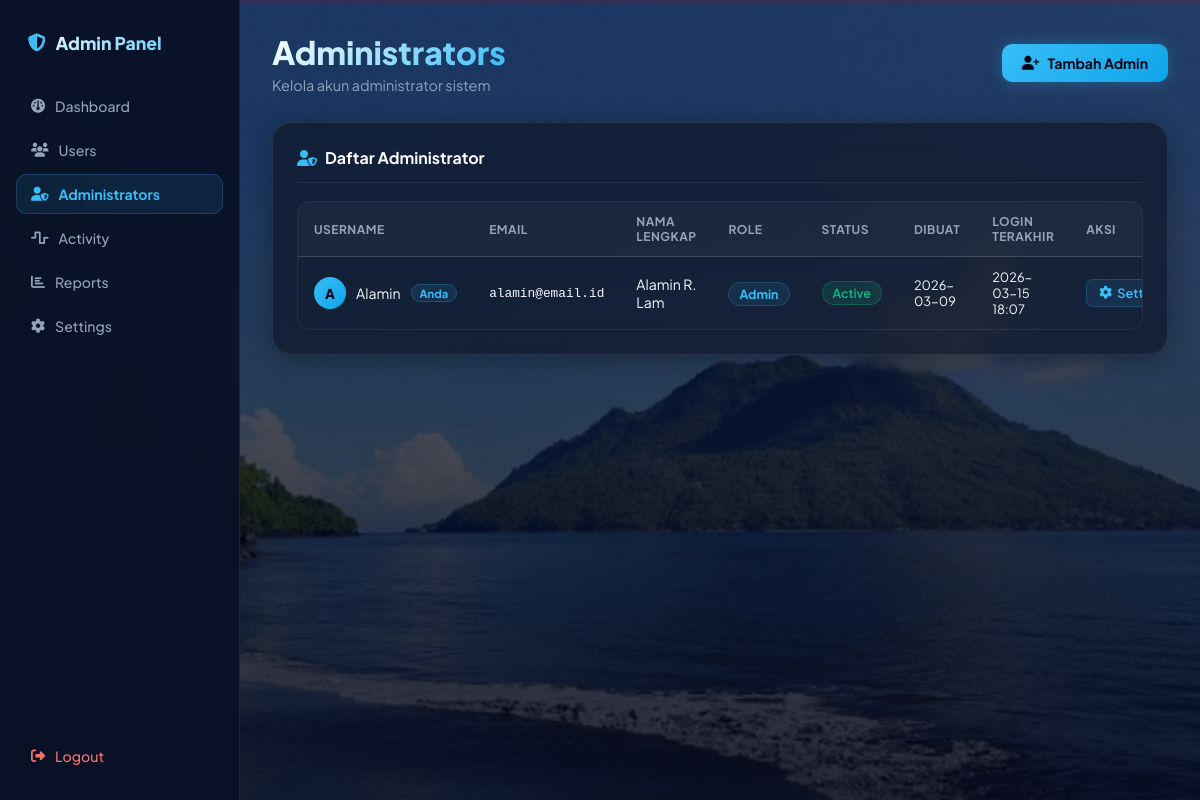
Screenshot of /admin/admins (signed in) with the database file from the repository.
### models.py (models this page shows, shortened)
class Admin(UserMixin, db.Model):
    __tablename__ = 'admins'
    id = db.Column(db.Integer, primary_key=True)
    username = db.Column(db.String(80), unique=True, nullable=False)
    email = db.Column(db.String(120), unique=True, nullable=False)
    password_hash = db.Column(db.String(200), nullable=False)
    full_name = db.Column(db.String(120))
    role = db.Column(db.String(50), default='admin')  # admin, super_admin
    _is_active = db.Column('is_active', db.Boolean, default=True)
    created_at = db.Column(db.DateTime, default=datetime.utcnow)
    last_login = db.Column(db.DateTime)
    @property
    def is_active(self):
        return self._is_active
    @is_active.setter
    def is_active(self, value):
        """Set is_active"""
        self._is_active = value

### admin.py (the view)
@admin_bp.route('/admins')
@admin_required
def manage_admins():
    admins = Admin.query.order_by(Admin.created_at.desc()).all()
    return render_template('admin/manage_admins.html', admins=admins)

### admin.py (called while the page is built)
def admin_required(f):
    @wraps(f)
    def decorated_function(*args, **kwargs):
        if not current_user.is_authenticated:
            flash('Silakan login terlebih dahulu', 'error')
            return redirect(url_for('admin.login'))
        if not isinstance(current_user, Admin):
            flash('Anda tidak memiliki akses ke halaman ini', 'error')
            return redirect(url_for('index'))
        return f(*args, **kwargs)
    return decorated_function

### app.py (called while the page is built)
@login_manager.user_loader
def load_user(user_id):
    from flask import session
    if session.get('is_admin') is True:
        return Admin.query.get(int(user_id))
    return User.query.get(int(user_id))

### templates/admin/manage_admins.html (shortened to what this page needs)
{% extends 'base.html' %}
{% block content %}
<div class="admin-wrapper">
    <nav class="admin-sidebar">
        <div class="sidebar-brand"><i class="fas fa-shield-halved"></i><span>Admin Panel</span></div>
        <ul class="sidebar-menu">
            <li><a href="{{ url_for('admin.dashboard') }}"><i class="fas fa-gauge"></i> Dashboard</a></li>
            <li><a href="{{ url_for('admin.users') }}"><i class="fas fa-users"></i> Users</a></li>
            <li><a href="{{ url_for('admin.manage_admins') }}" class="active"><i class="fas fa-user-shield"></i> Administrators</a></li>
            <li><a href="{{ url_for('admin.activity') }}"><i class="fas fa-wave-square"></i> Activity</a></li>
            <li><a href="{{ url_for('admin.reports') }}"><i class="fas fa-chart-bar"></i> Reports</a></li>
            <li><a href="{{ url_for('admin.settings') }}"><i class="fas fa-gear"></i> Settings</a></li>
            <li class="sidebar-spacer"></li>
            <li><a href="{{ url_for('admin.logout') }}" class="logout-link"><i class="fas fa-right-from-bracket"></i> Logout</a></li>
        </ul>
    </nav>
    <div class="admin-main">
        <div class="page-header">
            <div>
                <h1 class="page-title">Administrators</h1>
                <p class="page-sub">Kelola akun administrator sistem</p>
            </div>
            <a href="{{ url_for('admin.create_admin') }}" class="btn-accent">
                <i class="fas fa-user-plus"></i> Tambah Admin
            </a>
        </div>
        <div class="glass-card">
            <h2 class="section-title"><i class="fas fa-user-shield"></i> Daftar Administrator</h2>
            <div class="table-wrapper">
                <table class="dark-table">
                    <thead>
                        <tr>
                            <th>Username</th>
                            <th>Email</th>
                            <th>Nama Lengkap</th>
                            <th>Role</th>
                            <th>Status</th>
                            <th>Dibuat</th>
                            <th>Login Terakhir</th>
                            <th>Aksi</th>
                        </tr>
                    </thead>
                    <tbody>
                        {% for admin in admins %}
                        <tr>
                            <td>
                                <div class="admin-name-cell">
                                    <div class="admin-avatar">{{ admin.username[0].upper() }}</div>
                                    <span>{{ admin.username }}</span>
                                    {% if admin.id == current_user.id %}
                                        <span class="you-badge">Anda</span>
                                    {% endif %}
                                </div>
                            </td>
                            <td class="mono">{{ admin.email }}</td>
                            <td>{{ admin.full_name or '-' }}</td>
                            <td>
                                {% if admin.role == 'super_admin' %}
                                    <span class="role-super">Super Admin</span>
                                {% else %}
                                    <span class="role-admin">Admin</span>
                                {% endif %}
                            </td>
                            <td>
                                {% if admin.is_active %}
                                    <span class="badge-active">Active</span>
                                {% else %}
                                    <span class="badge-inactive">Inactive</span>
                                {% endif %}
                            </td>
                            <td class="ts">{{ admin.created_at.strftime('%Y-%m-%d') if admin.created_at else '-' }}</td>
                            <td class="ts">{{ admin.last_login.strftime('%Y-%m-%d %H:%M') if admin.last_login else 'Never' }}</td>
                            <td>
                                {% if admin.id != current_user.id %}
                                    <form method="POST" action="{{ url_for('admin.toggle_admin_status', admin_id=admin.id) }}" style="display:inline;">
                                        <button type="submit" class="{% if admin.is_active %}btn-deactivate-sm{% else %}btn-activate-sm{% endif %}">
                                            {% if admin.is_active %}<i class="fas fa-user-slash"></i> Nonaktifkan{% else %}<i class="fas fa-user-check"></i> Aktifkan{% endif %}
                                        </button>
                                    </form>
                                {% else %}
                                    <a href="{{ url_for('admin.settings') }}" class="btn-settings-sm">
                                        <i class="fas fa-gear"></i> Settings
                                    </a>
                                {% endif %}
                            </td>
                        </tr>
                        {% else %}
                        <tr><td colspan="8" class="empty-cell">Tidak ada administrator</td></tr>
                        {% endfor %}
                    </tbody>
                </table>
            </div>
        </div>
    </div>
</div>
{% endblock %}

### templates/base.html (style rules this page uses)
* { margin: 0; padding: 0; box-sizing: border-box; }
body { font-family: 'Plus Jakarta Sans', -apple-system, BlinkMacSystemFont, 'Segoe UI', Roboto, sans-serif; background: #f5f5f5; }

### templates/admin/manage_admins.html (style rules this page uses)
.admin-name-cell { display: flex; align-items: center; gap: 10px; }
.admin-avatar { width: 32px; height: 32px; border-radius: 50%; background: linear-gradient(135deg, var(--accent), #0ea5e9); display: flex; align-items: center; justify-content: center; font-size: 0.85rem; font-weight: 800; color: var(--bg-base); flex-shrink: 0; }
.you-badge { background: rgba(56,189,248,0.1); color: var(--accent); border: 1px solid rgba(56,189,248,0.25); padding: 1px 8px; border-radius: 50px; font-size: 0.7rem; font-weight: 700; }
.role-admin { background: rgba(56,189,248,0.1); color: var(--accent); border: 1px solid rgba(56,189,248,0.2); padding: 3px 10px; border-radius: 50px; font-size: 0.78rem; font-weight: 700; }
.btn-settings-sm { background: rgba(56,189,248,0.1); color: var(--accent); border: 1px solid rgba(56,189,248,0.2); padding: 5px 12px; border-radius: 7px; text-decoration: none; font-size: 0.8rem; font-weight: 600; display: inline-flex; align-items: center; gap: 5px; transition: all 0.2s; }

### rows the page displays
Admin: username "A", username "Alamin", shows "Anda", email "alamin@email.id", full_name "Alamin R. Lam", role "Admin", is_active "Active", created_at "2026-03-09", last_login "2026-03-15 18:07"
